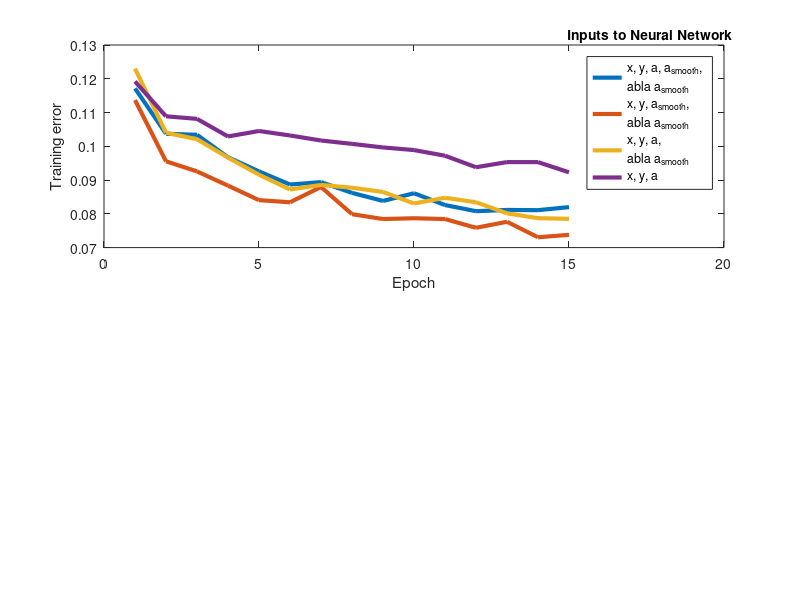

Recreate this plot in MATLAB. (Note: this script raises an error after producing the figure.)
%% Making plot that shows the best input parameters to the Graph NNs

both_train = importdata('UAI6_s121_m100_radius0.2train.txt');
smoothonly_train = importdata('UAI6_s121_m100_radius0.2train2.txt');
origonly_train = importdata('UAI6_s121_m100_radius0.2train1.txt');
nogradnosmooth_train = importdata('UAI6_s121_m100_radius0.2train4.txt');

both_test = importdata('UAI6_s121_m100_radius0.2test.txt');
smoothonly_test = importdata('UAI6_s121_m100_radius0.2test2.txt');
origonly_test = importdata('UAI6_s121_m100_radius0.2test1.txt');
nogradnosmooth_test = importdata('UAI6_s121_m100_radius0.2test4.txt');

thick = 3;

subplot(2,1,1)
plot(both_train,'LineWidth',thick)
hold on
plot(smoothonly_train,'LineWidth',thick)
plot(origonly_train,'LineWidth',thick)
plot(nogradnosmooth_train,'LineWidth',thick)
xlabel("Epoch")
ylabel("Training error")
legend("x, y, a, a_{smooth}, \nabla a_{smooth}", "x, y, a_{smooth}, \nabla a_{smooth}", "x, y, a, \nabla a_{smooth}", "x, y, a")
[hleg,~,~] = legend('show');
title(hleg,'Inputs to Neural Network')
hleg.Title.Visible = 'on';
hold off





subplot(2,1,2)
plot(both_test,'LineWidth',thick)
hold on
plot(smoothonly_test,'LineWidth',thick)
plot(origonly_test,'LineWidth',thick)
plot(nogradnosmooth_test,'LineWidth',thick)
xlabel("Epoch")
ylabel("Testing error")
legend("x, y, a, a_{smooth}, \nabla a_{smooth}", "x, y, a_{smooth}, \nabla a_{smooth}", "x, y, a, \nabla a_{smooth}", "x, y, a")
[hleg,~,~] = legend('show');
title(hleg,'Inputs to Neural Network')
hleg.Title.Visible = 'on';
hold off




%%
train_Data = importdata("Poisson_s101_m100_radius0.2_epoch20train_poisson.txt");
test_Data = importdata("Poisson_s101_m100_radius0.2_epoch20test_poisson.txt");

thick = 3;

plot(train_Data(1:21), 'LineWidth', thick)
hold on
plot(test_Data(1:21), 'LineWidth', thick)
xlabel("Epoch")
ylabel("Error")
legend("Training error", "Testing error")
hold off


